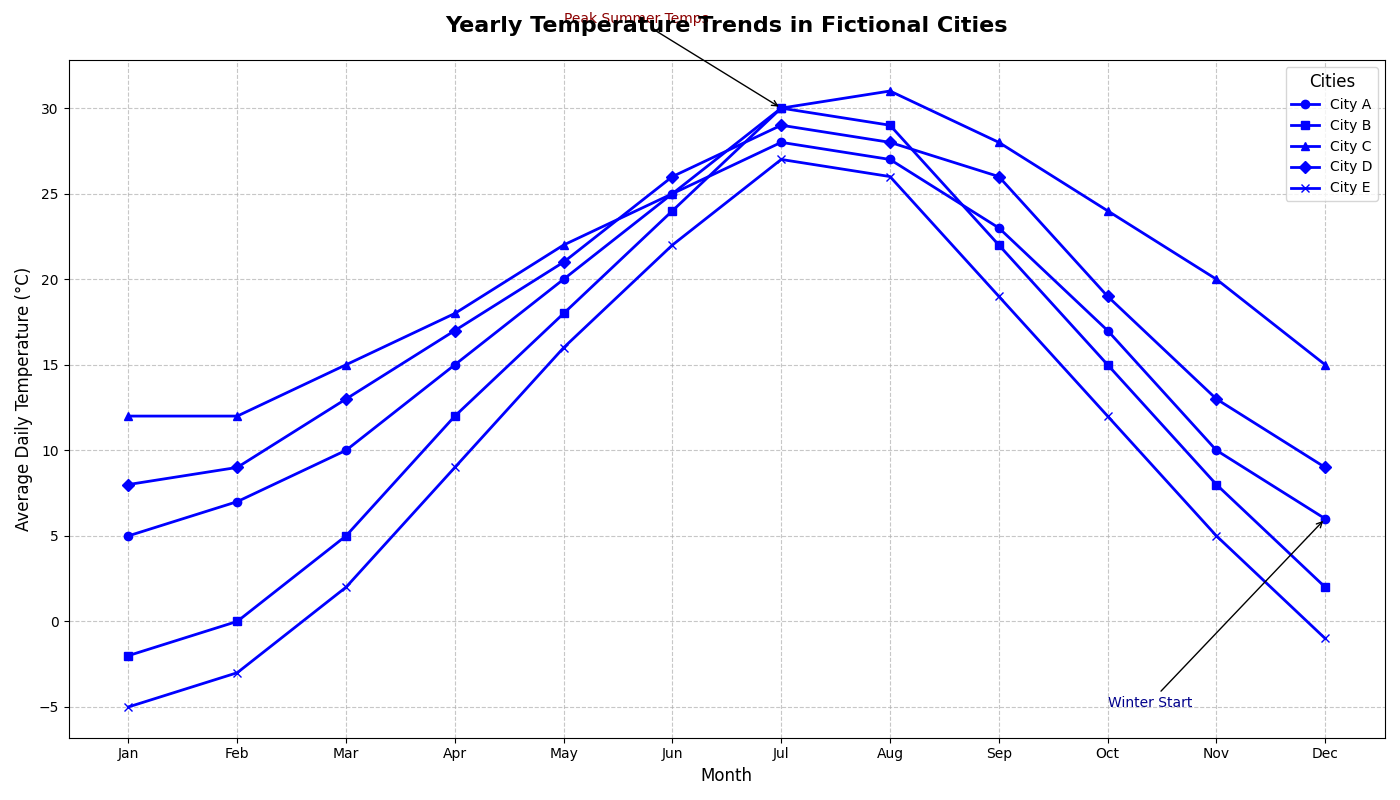

Recreate this plot in Python.
import matplotlib.pyplot as plt
import numpy as np

months = np.arange(1, 13)

city_a_temps = [5, 7, 10, 15, 20, 25, 28, 27, 23, 17, 10, 6]
city_b_temps = [-2, 0, 5, 12, 18, 24, 30, 29, 22, 15, 8, 2]
city_c_temps = [12, 12, 15, 18, 22, 25, 30, 31, 28, 24, 20, 15]
city_d_temps = [8, 9, 13, 17, 21, 26, 29, 28, 26, 19, 13, 9]
city_e_temps = [-5, -3, 2, 9, 16, 22, 27, 26, 19, 12, 5, -1]

fig, ax = plt.subplots(figsize=(14, 8))

# Set all lines to the same color: blue
ax.plot(months, city_a_temps, marker='o', linestyle='-', color='blue', linewidth=2, label='City A')
ax.plot(months, city_b_temps, marker='s', linestyle='-', color='blue', linewidth=2, label='City B')
ax.plot(months, city_c_temps, marker='^', linestyle='-', color='blue', linewidth=2, label='City C')
ax.plot(months, city_d_temps, marker='D', linestyle='-', color='blue', linewidth=2, label='City D')
ax.plot(months, city_e_temps, marker='x', linestyle='-', color='blue', linewidth=2, label='City E')

ax.set_title('Yearly Temperature Trends in Fictional Cities', fontsize=16, weight='bold', pad=20)
ax.set_xlabel('Month', fontsize=12)
ax.set_ylabel('Average Daily Temperature (°C)', fontsize=12)

ax.legend(loc='upper right', fontsize=10, title='Cities', title_fontsize=12)

ax.grid(True, linestyle='--', alpha=0.7)

ax.annotate('Peak Summer Temps', xy=(7, 30), xytext=(5, 35),
            arrowprops=dict(facecolor='black', arrowstyle='->', lw=1), fontsize=10, color='darkred')
ax.annotate('Winter Start', xy=(12, 6), xytext=(10, -5),
            arrowprops=dict(facecolor='black', arrowstyle='->', lw=1), fontsize=10, color='darkblue')

month_names = ['Jan', 'Feb', 'Mar', 'Apr', 'May', 'Jun', 'Jul', 'Aug', 'Sep', 'Oct', 'Nov', 'Dec']
plt.xticks(months, month_names, fontsize=10)

plt.tight_layout()
plt.show()
